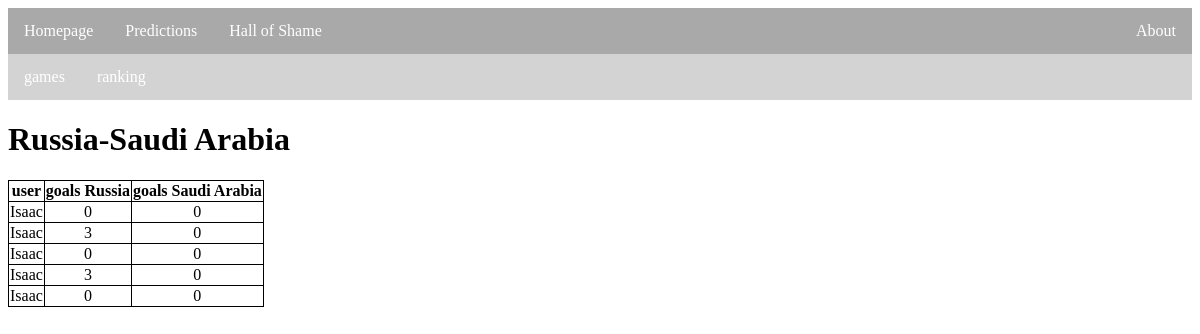
The page /votes/games/predictions/67 on the database as committed earlier.
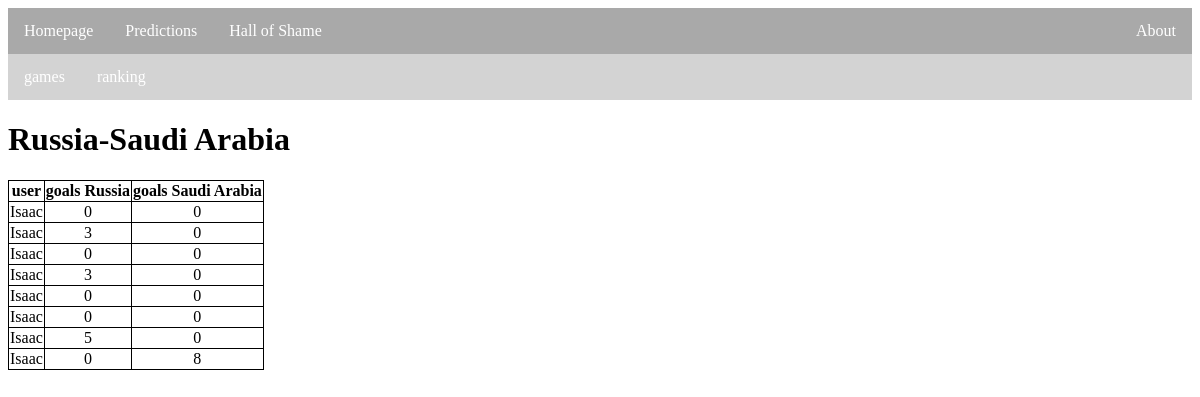
The same page on the database as committed later.
### votes/models.py (models this page shows, shortened)
class Prediction(models.Model):
    game = models.ForeignKey(Game, on_delete=models.CASCADE, null=True)
    user = models.ForeignKey(User, on_delete=models.CASCADE, null=True)
    predicted_goals_home = models.IntegerField(default=0)
    predicted_goals_away = models.IntegerField(default=0)

class Game(models.Model):
    round = models.CharField(max_length=50, null=True)
    date = models.DateTimeField(null=True)
    home_team = models.CharField(max_length=50, null=True)
    away_team = models.CharField(max_length=50, null=True)
    home_goals = models.IntegerField(null=True, blank=True)
    away_goals = models.IntegerField(null=True, blank=True)
    finished = models.BooleanField(default=False)
    votable = models.BooleanField(default=False)
    predictions_available = models.BooleanField(default=False)

### hall_of_shame/models.py (models this page shows)
class User(models.Model):
    name = models.CharField(max_length=50, null=True)
    paid = models.BooleanField(default=False)
    times_cheated = models.IntegerField(default=0)
    def __str__(self):
        return '%s' % (self.name)

### votes/views.py (the view)
# urls.py: path('games/predictions/<int:game_id>', views.predictions, name='predictions'),
def predictions(request, game_id):
    predictions = Prediction.objects.filter(game__id = game_id)
    context = {'predictions': predictions}
    return render(request, 'votes/predictions.html', context)

### votes/templates/votes/predictions.html
{% extends 'votes/navigation_bar.html' %}
{% block content %}
  <h1>{{ predictions.first.game.home_team }}-{{ predictions.first.game.away_team }}</h1>
  <table>
    <tr>
      <th>user</th>
      <th>goals {{ predictions.first.game.home_team }}</th>
      <th>goals {{ predictions.first.game.away_team }}</th>
    </tr>
    {% for prediction in predictions %}
        <tr>
          <td>{{ prediction.user }}</td>
          <td>{{ prediction.predicted_goals_home }}</td>
          <td>{{ prediction.predicted_goals_away }}</td>
        </tr>
    {% endfor %}
  </table>
{% endblock %}

Rows that differ between the two databases and show on the page:
added Prediction: user "Isaac", predicted_goals_home "0", predicted_goals_away "0"
added Prediction: user "Isaac", predicted_goals_home "5", predicted_goals_away "0"
added Prediction: user "Isaac", predicted_goals_home "0", predicted_goals_away "8"
